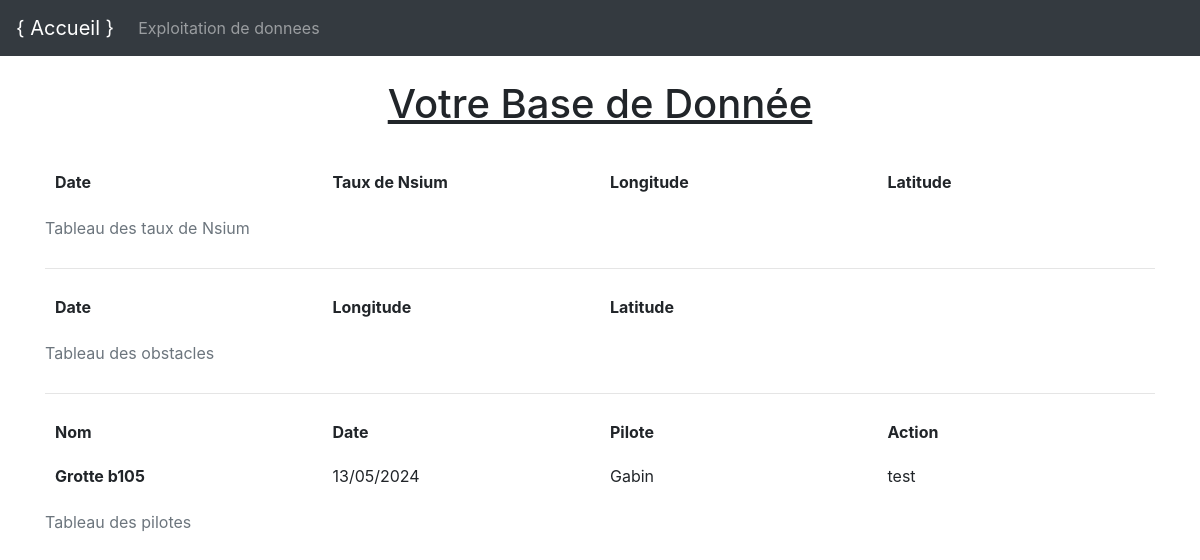
The app's page /exploitation_de_donnees, older data.
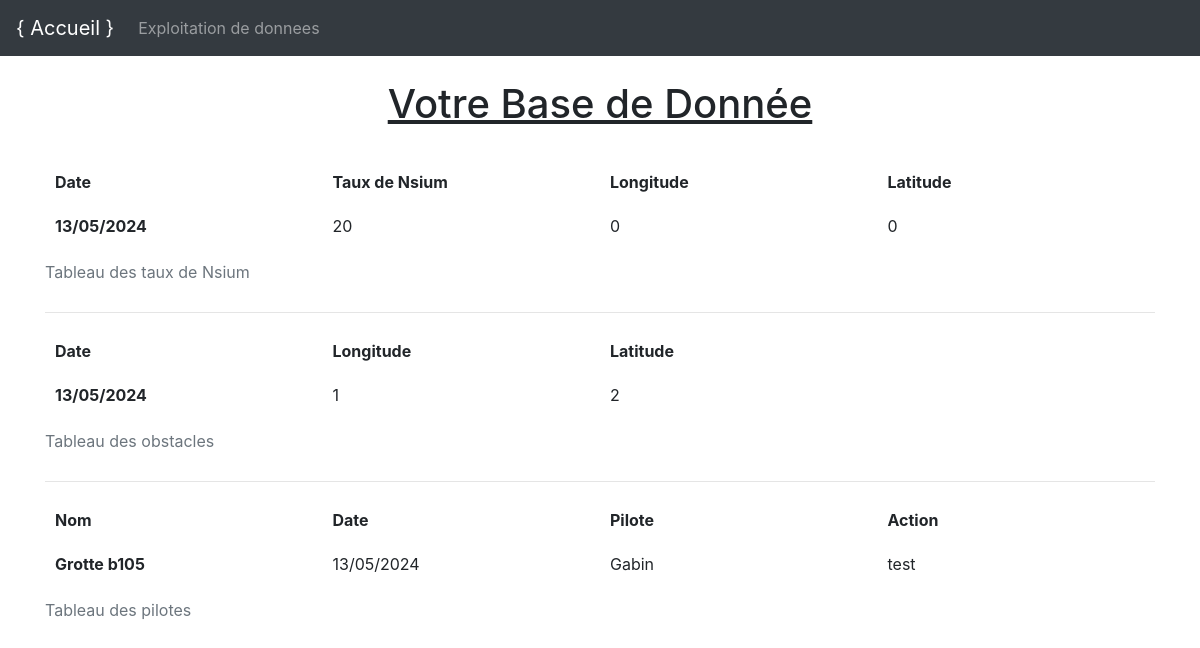
The same page, newer data.
### tables this page shows
CREATE TABLE "Recherche" (
	"id_recherche"	INTEGER,
	"Nom"	TEXT,
	"Date"	TEXT,
	"Pilote"	TEXT,
	"Action"	TEXT,
	PRIMARY KEY("id_recherche" AUTOINCREMENT)
);

CREATE TABLE "Nsium" (
	"id_nsium"	INTEGER,
	"Date"	TEXT,
	"Taux nsium"	INTEGER,
	"Latitude"	INTEGER,
	"Longitude"	INTEGER,
	"id_recherche"	INTEGER,
	PRIMARY KEY("id_nsium" AUTOINCREMENT)
);

CREATE TABLE "Obstacles" (
	"id_obstacles"	INTEGER,
	"Date"	TEXT,
	"Latitude"	INTEGER,
	"Longitude"	INTEGER,
	"id_recherche"	INTEGER,
	PRIMARY KEY("id_obstacles" AUTOINCREMENT)
);

### web.py (the view)
@app.route("/exploitation_de_donnees")
def exploitation():
    Base1 = bdd.recuperer_task('Nsium')
    Base2 = bdd.recuperer_task('Obstacles')
    Base3 = bdd.recuperer_task('Recherche')
    return render_template(
        "exploitation_de_donnees.html",base_nsium=Base1, base_obstacles=Base2,base_recherche=Base3)

### bdd.py (called while the page is built)
    def recuperer_task(self,base):
        connexion = sqlite3.connect(self.chemin_bdd)
        curseur = connexion.cursor()
        requete_sql = f"""
            SELECT *
            FROM {base};"""
        resultat = curseur.execute(requete_sql)
        donnee = resultat.fetchall()
        connexion.close()
        return donnee

### templates/exploitation_de_donnees.html (shortened to what this page needs)
{% extends "base.html" %}
{% block contenu %}
<!DOCTYPE html>
<html lang="fr">
<head>
    <link rel="stylesheet" href="{{ url_for('static', filename='style.css') }}" />
</head>
<body>
    <h1>Votre Base de Donnée </h1>
    <br>
    <table>
        <caption>
            Tableau des taux de Nsium
        </caption>
        <thead>
            <tr>
                <th scope="col">Date</th>
                <th scope="col">Taux de Nsium</th>
                <th scope="col">Longitude</th>
                <th scope="col">Latitude</th>
            </tr>
        </thead>
        <tbody>
            {% for task in base_nsium %}
            <tr>
                <th scope="row">{{ task[1] }}</th>
                <td>{{ task[2] }}</td>
                <td>{{ task[3] }}</td>
                <td>{{ task[4] }}</td>
            </tr>
            {% endfor %}
        </tbody>
      </table>
      <table>
        <caption>
            Tableau des obstacles
        </caption>
        <hr>
        <thead>
            <tr>
                <th scope="col">Date</th>
                <th scope="col">Longitude</th>
                <th scope="col">Latitude</th>
                <th></th>
            </tr>
        </thead>
        <tbody>
            {% for task in base_obstacles %}
            <tr>
                <th scope="row">{{ task[1] }}</th>
                <td>{{ task[2] }}</td>
                <td>{{ task[3] }}</td>
                <th></th>
            </tr>
            {% endfor %}
        </tbody>
      </table>
      <table>
        <caption>
            Tableau des pilotes
        </caption>
        <hr>
        <thead>
            <tr>
                <th scope="col">Nom</th>
                <th scope="col">Date</th>
                <th scope="col">Pilote</th>
                <th scope="col">Action</th>
            </tr>
        </thead>
        <tbody>
            {% for task in base_recherche %}
            <tr>
                <th scope="row">{{ task[1] }}</th>
                <td>{{ task[2] }}</td>
                <td>{{ task[3] }}</td>
                <td>{{ task[4] }}</td>
            </tr>
            {% endfor %}
            </tbody>
        </table>
</body>
</html>
{% endblock %}

Row changes from the older to the newer data that the page shows:
added Nsium: Date "13/05/2024", Taux nsium "20", Latitude "0", Longitude "0"
added Obstacles: Date "13/05/2024", Latitude "1", Longitude "2"
